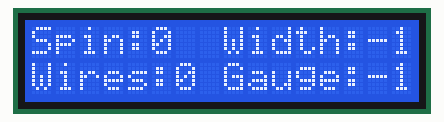
Simulated run of this sketch. Board: Arduino Uno, built with avr-gcc and run on an emulated ATmega328P. Shown: 16×2 character LCD.

Above: at 0.15 s.
At 1.44 s:
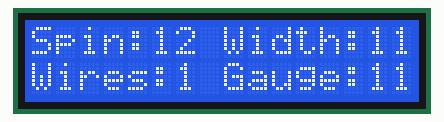
At 2.77 s:
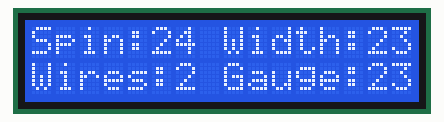
At 5.46 s:
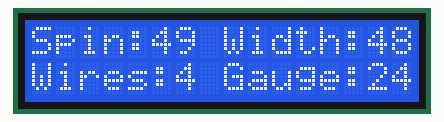
At 10.9 s:
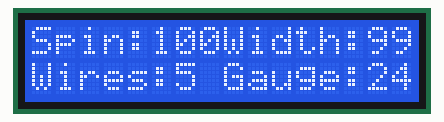
At 12.03 s:
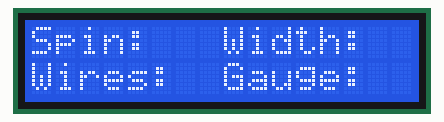

Measured:
- by itself, everything shown: repeats every 12.0 s, in 102 steps
- what the display in image 4 shows lasts 1.1 s, from 10.8 s to 11.9 s

The sketch:

Hello_World.ino
```cpp
#include <LCD_I2C.h>

LCD_I2C lcd(0x27, 16, 2); // default address (for most modules)

// bobbin width
// (total)spins
// number of wires (in parallel)
// wire gauge

void demo(){
  for(int i = 0; i<=100 ;i++){
    //spin value
    lcd.setCursor(5,0);
    lcd.print(i);

    if(i<60){
      //wires value
      lcd.setCursor(6,1);
      lcd.print(i/10);
    }
    //width value
    lcd.setCursor(14,0);
    lcd.print(i-1);

    if(i<26){
      //gauge value
      lcd.setCursor(14,1);
      lcd.print(i-1);

    }
    delay(100);

  }
  delay(1000);

  // clear screen of numbers

    //spin
    lcd.setCursor(5,0);
    lcd.print("   ");
    //wires
    lcd.setCursor(6,1);
    lcd.print("  ");
    //width
    lcd.setCursor(14,0);
    lcd.print("  ");
    //gauge
    lcd.setCursor(14,1);
    lcd.print("  ");
    delay(200);
}

void setup()
{
  lcd.begin();
  lcd.backlight();
  lcd.print("Spin:");
  lcd.setCursor(0,1);
  lcd.print("Wires:");
  lcd.setCursor(8,0);
  lcd.print("Width:");
  lcd.setCursor(8,1);
  lcd.print("Gauge:");

}

void loop()
{
  demo();

}
```
